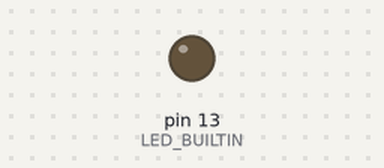
This sketch was run on a simulated Arduino Uno, built with avr-gcc and run on an emulated ATmega328P. Shown: output pins drawn as LEDs (lit = HIGH).

Above: at 0.42 s.
At 39.9 s:
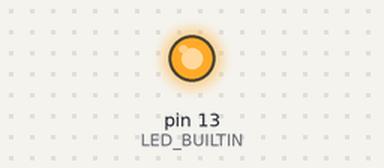
Timing chart, 0 to 40.0 s (numbered marks = the images above):
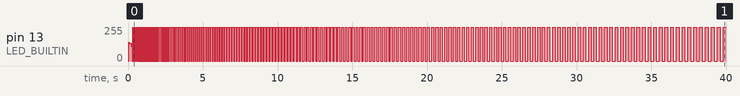

The sketch:

K04_6_2_Variablen_kurz.ino
```cpp
int Wartezeit = 1;

void setup() {
  pinMode(LED_BUILTIN, OUTPUT);
}

void loop() {
  digitalWrite(LED_BUILTIN, HIGH);
  delay(Wartezeit);
  digitalWrite(LED_BUILTIN, LOW);
  delay(Wartezeit++);
}
```
